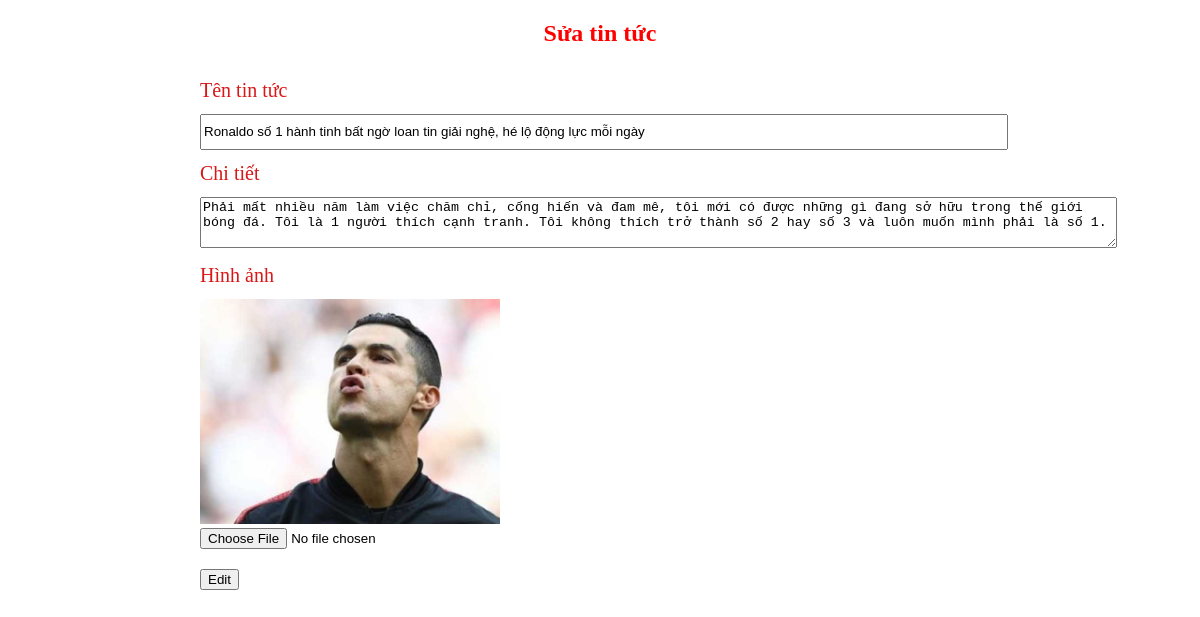
Page /index.php?action=edit&id=10 on the committed database.
### tables this page shows
CREATE TABLE `news` (
  `id` int(11) NOT NULL,
  `title` varchar(255) NOT NULL,
  `description` varchar(255) NOT NULL,
  `image` varchar(50) NOT NULL,
  `created_at` timestamp NOT NULL DEFAULT current_timestamp() ON UPDATE current_timestamp()
);

### Model/DbConnect.php (called while the page is built)
<?php
    class DbConnect {
		public function DbConnect() {
			$conn = new mysqli('localhost','root','','exercise2');
			$conn->set_charset('utf8');
			if(mysqli_connect_errno()){
				echo "Lỗi kết nối: " . mysqli_connect_error();
				die();
			}else{
				return $conn;
			}
		}
	}
?>

### Model/NewModel.php (called while the page is built, shortened)
<?php
require_once('DbConnect.php');
class NewModel extends DbConnect {
	protected $conn;
	public function __construct() {
		$this->conn = $this->DbConnect();
	}
	function detailNews($id) {
		$queryDetail = "SELECT * FROM news WHERE id = '{$id}'";
		$arDetail    = $this->conn->query($queryDetail);
		return $arDetail;
	}
};
?>

### View/edit.php (the view, shortened to what this page needs)
<h2 class="title">Sửa tin tức</h2>
<?php
    $displayEdit = mysqli_fetch_assoc($ar_Edit);
?>
<form action="index.php?action=update&id=<?php echo $displayEdit['id']?>" method="post" enctype="multipart/form-data">
    <div class="form-group">
        <label>Tên tin tức</label>
        <input type="text" name="name" class="form-control" value="<?php echo $displayEdit['title'] ?> " style="width: 100%; height: 30px;" required />
    </div>
    <div class="form-group">
        <label>Chi tiết</label>
        <textarea rows="3" cols="112" required name="detail"><?php echo $displayEdit['description'] ?></textarea>
    </div>
    <div class="form-group">
        <label>Hình ảnh</label>
        <img src="public/img/<?php echo $displayEdit['image'] ?>" id="myImg" style="width: 300px" alt="Image">
        <input type="file" name="image" style="display: block;" accept="image/png, image/jpeg" />
    </div>
    <button type="submit" name="submit" >Edit</button>
</form>

### public/css/style.css (style rules this page uses)
form { margin: 15px auto; width: 800px; }
label { display: block; padding: 12px 0px; font-size: 20px; color: #d81717; }
button { margin-top: 20px; }
.title { color: red; text-align: center; }

### rows in the picture
news: name "Ronaldo số 1 hành tinh bất ngờ loan tin giải nghệ, hé lộ động lực mỗi ngày", detail "Phải mất nhiều năm làm việc chăm chỉ, cống hiến và đam mê, tôi mới có được những gì đang sở hữu trong thế giới bóng đá. Tôi là 1 người thích cạnh tranh. Tôi không thích trở thành số 2 hay số 3 và luôn muốn mình phải là số 1.", image (picture)
